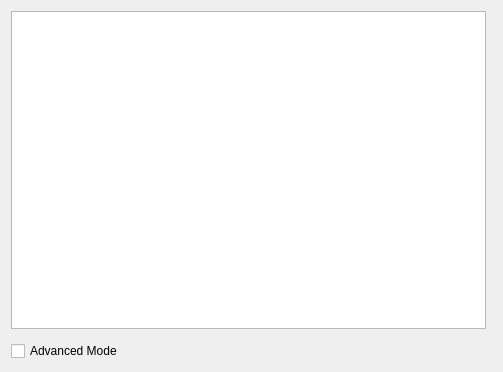
<ui version="4.0" >
 <class>ProEditorContainer</class>
 <widget class="QWidget" name="ProEditorContainer" >
  <property name="geometry" >
   <rect>
    <x>0</x>
    <y>0</y>
    <width>503</width>
    <height>372</height>
   </rect>
  </property>
  <layout class="QHBoxLayout" >
   <item>
    <layout class="QVBoxLayout" >
     <property name="spacing" >
      <number>6</number>
     </property>
     <property name="leftMargin" >
      <number>0</number>
     </property>
     <property name="topMargin" >
      <number>0</number>
     </property>
     <property name="rightMargin" >
      <number>0</number>
     </property>
     <property name="bottomMargin" >
      <number>0</number>
     </property>
     <item>
      <widget class="QTreeView" name="m_scopeList" >
       <property name="uniformRowHeights" >
        <bool>true</bool>
       </property>
      </widget>
     </item>
     <item>
      <widget class="Qt4ProjectManager::Internal::ProEditor" name="m_variableEdit" />
     </item>
     <item>
      <widget class="QCheckBox" name="m_advancedCheckBox" >
       <property name="text" >
        <string>Advanced Mode</string>
       </property>
      </widget>
     </item>
    </layout>
   </item>
   <item>
    <widget class="Qt4ProjectManager::Internal::ValueEditor" native="1" name="m_valueEdit" />
   </item>
  </layout>
 </widget>
 <customwidgets>
  <customwidget>
   <class>Qt4ProjectManager::Internal::ProEditor</class>
   <extends>QFrame</extends>
   <header>proparser/proeditor.h</header>
   <container>1</container>
  </customwidget>
  <customwidget>
   <class>Qt4ProjectManager::Internal::ValueEditor</class>
   <extends>QWidget</extends>
   <header>valueeditor.h</header>
  </customwidget>
 </customwidgets>
 <resources/>
 <connections/>
</ui>
